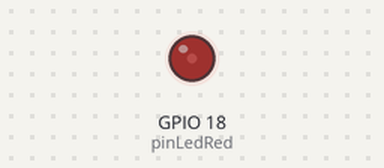
Simulated run of this program. Board: Raspberry Pi (BCM pin numbers). Parts: output pins drawn as LEDs (lit = HIGH). What the program prints to the terminal is not drawn. At 10.1 s the program stops and its outputs stay as they are.

Above: at 1.95 s.
At 3.95 s:
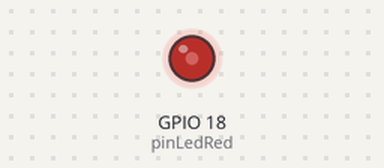
At 6.05 s:
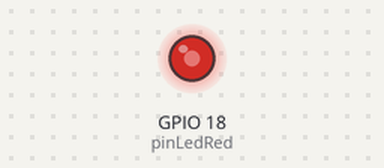
At 10.2 s:
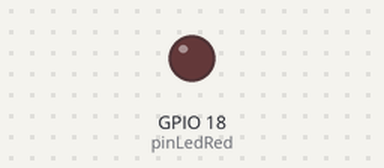
Timing chart, 0 to 11.6 s (numbered marks = the images above):
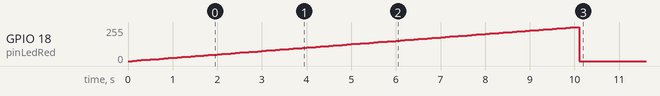

The program:

pwm-led.py
```python
#!/usr/bin/env python3

import RPi.GPIO as GPIO
import time

pinLedRed = 18 # GPIO18

# Use GPIO numbers not pin numbers [ BCM : Broadcom SOC ( System on Chip ) channel ]
GPIO.setmode(GPIO.BCM)
GPIO.setup(pinLedRed, GPIO.OUT)


def destroy():
  GPIO.cleanup()


def run():
  print('The red led is blinking ...')
  pwmFrequency = 500  # unit: Hz
  pwmLedRed = GPIO.PWM(pinLedRed, pwmFrequency)
  pwmLedRed.start(0)
  pwmDuty = 0
  while True:
    if pwmDuty > 100:
      break
    pwmLedRed.ChangeDutyCycle(pwmDuty)
    pwmDuty += 1
    time.sleep(0.1)


if __name__ == "__main__":
  try:
    run()
  finally:
    destroy()
```

Measured:
- by itself, GPIO 18 (pinLedRed): rises from 0/255 to 255/255 in 9.9 s, then falls to 0/255 in 0.10 s
